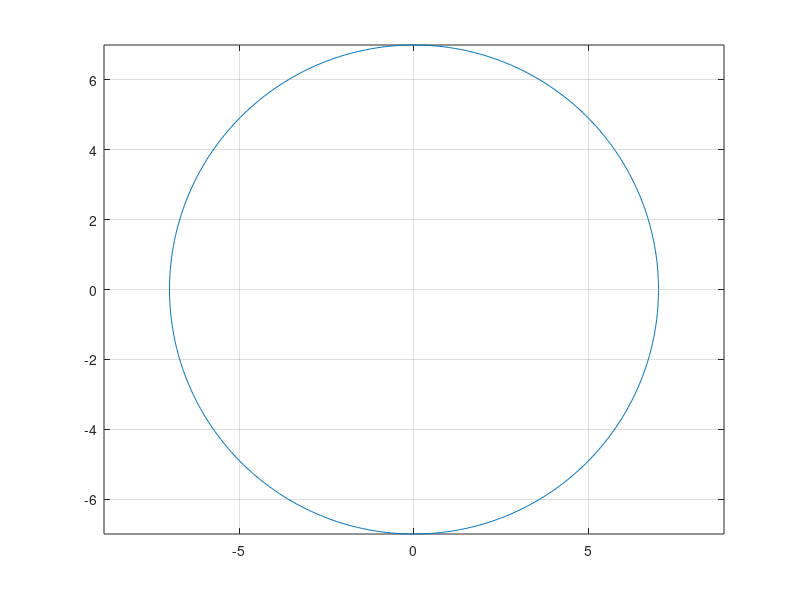

Write MATLAB code to recreate this figure. (Note: this script raises an error after producing the figure.)
clear all;

Kalman_on = 0;
OverDel = 1;
InitLeng = 100;

xa = [10 10 -10 -10];
ya = [10 -10 -10 10];

xt_b = [-0.5 0.5 -0.5 0.5];
yt_b = [0.5 0.5 -0.5 -0.5];
Ln = length(xa);
Lp = length(xt_b);

xt_b_center = mean(xt_b);
yt_b_center = mean(yt_b);
angles_from_heading = atan2(yt_b,xt_b);
rl = sqrt(xt_b.^2+yt_b.^2);

global_coor = [0 0]
global_radius = 7

tag_center = [0 0];
heading_init = 90*pi/180;

theta = 0 : 0.01 : 2*pi;   % range of theta from 0 to 2pi
rho = global_radius * ones(1, length(theta));  % radius is global_radian
[x, y] = pol2cart(theta, rho);  % convert polar to Cartesian coordinates
x = x + global_coor(1);  % adjust the x-coordinates by the x-coordinate of global_coor
y = y + global_coor(2);  % adjust the y-coordinates by the y-coordinate of global_coor
heading = heading_init+theta;

x = [x(1)*ones(1,InitLeng) x];
y = [y(1)*ones(1,InitLeng) y];
heading = [heading(1)*ones(1,InitLeng) heading];
figure(100)
plot(x, y)  % plot the circle
axis equal  % make x and y axis equal
grid on  % turn on the grid
% heading = atan2(y - global_coor(2), x - global_coor(1));
%heading = mod(atan2(y - global_coor(2), x - global_coor(1)) + pi/2, 2*pi);


% circle_dist_o = [];
% di_o = [];
% di = []
% flag = 0;
average_len = 10;

for r = 1 : length(x)
    %%%%%%%%%% Create ground-truth Tag posigion & distance %%%%%%%%%%
    tag_pos_b = xt_b + j*yt_b;
    tag_pos_g = tag_pos_b*exp(j*(heading(r)))+x(r)+j*y(r);

    xt = real(tag_pos_g);
    yt = imag(tag_pos_g);

    for n = 1 : Ln
        for p = 1 : Ln
            dist_o(n,p) = sqrt((xa(n)-xt(p))^2+(ya(n)-yt(p))^2);
        end
    end
    %%%%%%%%%%%%%%%%%%%%%%%%%%%%%%%%%%%%%%%%%%%%%%%%%%%%%%%%%%%%%%%%

    %%%%%%%%%%%%%% Create simulation data by distance%%%%%%%%%%%%%%%
    dist_a = awgn(dist_o,10);
    if r > InitLeng
        dist = dist_a;
        dist(3,1:3) = dist_a(3,1:3)+1;
%         dist = dist_a;
    else
        dist = dist_a;
    end
    %%%%%%%%%%%%%%%%%%%%%%%%%%%%%%%%%%%%%%%%%%%%%%%%%%%%%%%%%%%%%%%%

    %     dist(1,1:2) = dist_a(1,1:2) + 3;
    %     if kk > 100
    %         dist(1,1:2) = dist_a(1,1:2) + 3;
    %     end

    if r == 1
        [tag_pos_est, heading_est] = GetUWBPos_v1(xa, ya, dist, angles_from_heading);

        Xt_e = real(tag_pos_est);
        Yt_e = imag(tag_pos_est);
        Xt_c_e = mean(Xt_e);
        Yt_c_e = mean(Yt_e);
        
    else
        for n = 1 : Ln
            for p = 1 : Lp
                anchorPos = xa(n)+ya(n)*i;
                RefDistSet(n,p) = abs(anchorPos - K_tag_pos_est(p));
            end
        end
        dist_n = dist;
        if OverDel
            se = abs((dist_n - RefDistSet));
            mse = mean(se(:));
            [V,ind] = max(se(:));
            if V>0.5
                dist_n(ind) = RefDistSet(ind);
            end
            
            se = abs((dist_n - RefDistSet));
            mse = mean(se(:));
            [V,ind] = max(se(:));
            if V>0.5
                dist_n(ind) = RefDistSet(ind);
            end
            se = abs((dist - RefDistSet));
            mse = mean(se(:));
            [V,ind] = max(se(:));
            if V>0.5
                dist_n(ind) = RefDistSet(ind);
            end
            
            se = abs((dist_n - RefDistSet));
            mse = mean(se(:));
            [V,ind] = max(se(:));
            if V>0.5
                dist_n(ind) = RefDistSet(ind);
            end            
        end
%         [tag_pos_est, heading_est] = GetUWBPos_v1(xa, ya, dist_n, angles_from_heading);
% 
%         Xt_e = real(tag_pos_est);
%         Yt_e = imag(tag_pos_est);
%         Xt_c_e = mean(Xt_e);
%         Yt_c_e = mean(Yt_e);

        [tag_center_pos_est, heading_est, Xt_c_e, Yt_c_e] = GetUWBPosUpdate_v1(xa, ya, K_Xt_c_e, K_Yt_c_e, K_heading_est, rl, dist_n, angles_from_heading);
        tag_pos_est = get_tag_pos(tag_center_pos_est, heading_est, tag_pos_b);

   
    end

    heading_est_a(r) = heading_est;
    centerest_a(r,:) = [Xt_c_e Yt_c_e];

    if (r>(average_len*2))
        MeanA = mean(centerest_a(r-19:r-10,1)+j*centerest_a(r-19:r-10,2));
        MeanB = mean(centerest_a(r-9:r,1)+j*centerest_a(r-9:r,2));
        centerest_a_aver(r,:) = [real(MeanB + (MeanB-MeanA)/2) imag((MeanB + (MeanB-MeanA)/2))] ;
        MeanA_head = mean(heading_est_a(r-average_len*2+1:r-average_len));
        MeanB_head = mean(heading_est_a(r-average_len+1:r));
        headingest_a_aver(r) = [(MeanB_head + (MeanB_head-MeanA_head)/2)] ;
    else
        centerest_a_aver(r,:) = [Xt_c_e Yt_c_e];
        headingest_a_aver(r) = heading_est;
    end
    tag_pos_est_aver = get_tag_pos(centerest_a_aver(r,1)+j*centerest_a_aver(r,2), headingest_a_aver(r), tag_pos_b);
    if Kalman_on
    %%%%%%%%%%%%%%%%%%% Apply Kalman Filter %%%%%%%%%%%%%%%%%%%%%
%     kalman_dt = 0.1;
    kalman_dt = 0;
    kalman_A = [[1 kalman_dt 0]; [0 1 kalman_dt]; [0 0 1]];
    kalman_z = [heading_est; Xt_c_e; Yt_c_e];
    kalman_x = [headingest_a_aver(r); centerest_a_aver(r,1); centerest_a_aver(r,2)];
%     kalman_z = [heading_est; Xt_c_e; Yt_c_e];
    
    kalman_R = 1e-3*eye(3);

    kalman_x_est = PosKalman_v1(kalman_x,kalman_A,kalman_z,kalman_R);

    K_heading_est = kalman_x_est(1);
    K_Xt_c_e = kalman_x_est(2);
    K_Yt_c_e = kalman_x_est(3);


    K_tag_pos_est = tag_pos_b*exp(j*(K_heading_est))+K_Xt_c_e+j*K_Yt_c_e;

    K_centerest_a_aver(r, :) = [K_Xt_c_e K_Yt_c_e];
    K_headingest_a_aver(r) = K_heading_est;
    else
    [K_Xt_c_e] = centerest_a_aver(r,1);
    [K_Yt_c_e] = centerest_a_aver(r,2);
    K_tag_pos_est = tag_pos_b*exp(j*(headingest_a_aver(r)))+K_Xt_c_e+j*K_Yt_c_e;

    K_heading_est = headingest_a_aver(r);
    K_centerest_a_aver(r, :) = centerest_a_aver(r,:);
    K_headingest_a_aver(r) = headingest_a_aver(r);
    end    
    %%%%%%%%%%%%%%%%%%%%%%%%%%%%%%%%%%%%%%%%%%%%%%%%%%%%%%%%%%%%%%%%

    figure(1);
    hold off;
    plot(xa,ya,'bo');
    hold on;

    plot(tag_pos_g(1), 'go')
    plot(tag_pos_g(2), 'g*')
    plot(tag_pos_g(3), 'gv')
    plot(tag_pos_g(4), 'g^')

    plot(tag_pos_est(1), 'bo')
    plot(tag_pos_est(2), 'b*')
    plot(tag_pos_est(3), 'bv')
    plot(tag_pos_est(4), 'b^')

    plot(K_tag_pos_est(1), 'ro')
    plot(K_tag_pos_est(2), 'r*')
    plot(K_tag_pos_est(3), 'rv')
    plot(K_tag_pos_est(4), 'r^')

    % 화살표 그리기
    quiver(x(r), y(r), cos(heading(r)), sin(heading(r)), 'g', 'LineWidth', 1, 'MaxHeadSize', 0.5);

    quiver(Xt_c_e, Yt_c_e, cos(heading_est), sin(heading_est), 'b', 'LineWidth', 1, 'MaxHeadSize', 0.5);
    
    quiver(K_Xt_c_e, K_Yt_c_e, cos(K_heading_est), sin(K_heading_est), 'r', 'LineWidth', 1, 'MaxHeadSize', 0.5);


end

title('Original(Blue) and estimated(Red) Tag to Anchor distance')

figure(4)
hold off;
plot(centerest_a_aver(:,1), centerest_a_aver(:,2), 'bo')
hold on;
plot(x(:), y(:), 'g^')
plot(K_centerest_a_aver(:,1), K_centerest_a_aver(:,2), 'ro')

centerpos_error = sqrt(mean((centerest_a_aver(InitLeng+1:end,1)-x(1,InitLeng+1:end,1)').^2+(centerest_a_aver(InitLeng+1:end,2)-y(1,InitLeng+1:end,1)').^2))
heading_error = mean(abs(heading(InitLeng+1:end)-headingest_a_aver(InitLeng+1:end)))*180/pi

K_centerpos_error = sqrt(mean((K_centerest_a_aver(InitLeng+1:end,1)-x(1,InitLeng+1:end,1)').^2+(K_centerest_a_aver(InitLeng+1:end,2)-y(1,InitLeng+1:end,1)').^2))
K_heading_error = mean(abs(heading(InitLeng+1:end)-K_headingest_a_aver(InitLeng+1:end)))*180/pi
